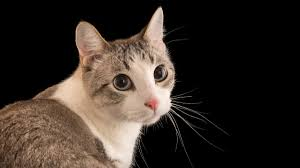
#> input picture data_set/Cat/download (1).jpeg, 300 x 168 px; its folder holds only this picture in this run
$ python sequential_process.py
#> lines starting #> are read from the running program, lines starting #| are printed output that depends on the picture
import os
import sys
import time
from PIL import Image, ImageDraw, ImageFont

INPUT_DIR = "data_set"
OUTPUT_DIR = "output_seq"
TARGET_SIZE = (128, 128)
WATERMARK_TEXT = "CortexNoob_X"
WATERMARK_OPACITY = 120
WATERMARK_MARGIN = 6
SUPPORTED_EXTS = {".jpg", ".jpeg", ".png", ".bmp", ".tiff", ".webp"}

def ensure_dir(path):
    if not os.path.exists(path):
        os.makedirs(path, exist_ok=True)

def add_watermark(image, text, opacity=120, margin=6):
    base = image.convert("RGBA")
    txt_layer = Image.new("RGBA", base.size, (255, 255, 255, 0))
    draw = ImageDraw.Draw(txt_layer)

    try:
        font = ImageFont.truetype("arial.ttf", 14)
    except:
        font = ImageFont.load_default()

    bbox = draw.textbbox((0, 0), text, font=font)
    text_width = bbox[2] - bbox[0]
    text_height = bbox[3] - bbox[1]
    x = base.width - text_width - margin
    y = base.height - text_height - margin

    draw.text((x, y), text, fill=(255, 255, 255, opacity), font=font)
    return Image.alpha_composite(base, txt_layer).convert("RGB")


def process_image(input_path, output_path):
    try:
        with Image.open(input_path) as img:
            img = img.convert("RGB").resize(TARGET_SIZE, Image.LANCZOS)
            img = add_watermark(img, WATERMARK_TEXT, opacity=WATERMARK_OPACITY, margin=WATERMARK_MARGIN)
            ext = os.path.splitext(output_path)[1].lower()
            if ext == ".png":
                img.save(output_path, format="PNG", quality=95)
            else:
                img.save(output_path, format="JPEG", quality=90)
    except Exception as e:
        print(f"[ERROR] {input_path}: {e}")

def main():
    if not os.path.isdir(INPUT_DIR):
        print(f"Directory '{INPUT_DIR}' not found.")
        sys.exit(1)

    ensure_dir(OUTPUT_DIR)
    tasks = []
    file_count = 0

    for root, _, files in os.walk(INPUT_DIR):
        rel_dir = os.path.relpath(root, INPUT_DIR)
        rel_dir = "" if rel_dir == "." else rel_dir
        for fname in files:
            ext = os.path.splitext(fname)[1].lower()
            if ext in SUPPORTED_EXTS:
                src = os.path.join(root, fname)
                dst_dir = os.path.join(OUTPUT_DIR, rel_dir)
                ensure_dir(dst_dir)
                dst = os.path.join(dst_dir, os.path.splitext(fname)[0] + ".jpg")
                tasks.append((src, dst))
                file_count += 1
#> pass 2 of the loop in main, `for root, _, files in os.walk(INPUT_DIR):`:

    if file_count == 0:
        print("No images found.")
        sys.exit(1)

    print(f"Found {file_count} images. Processing...")
    t0 = time.perf_counter()

    for src, dst in tasks:
        process_image(src, dst)
#> in process_image, img is the input picture: PIL image 300x168 RGB; mean R, G, B 54.9, 45.6, 38.7
#> in process_image, `img = img.convert("RGB").resize(TARGET_SIZE, Image.LANCZOS)`:
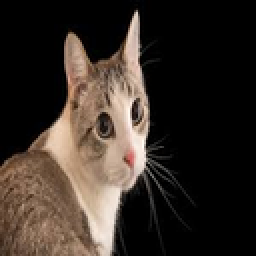
#> img: PIL image 128x128 RGB (shown 2 times larger); mean R, G, B 54.9, 45.6, 38.8
#> in add_watermark, `bbox = draw.textbbox((0, 0), text, font=font)`: bbox = (0, 2, 100, 16)
#> in add_watermark, `text_width = bbox[2] - bbox[0]`: text_width = 100
#> in add_watermark, `text_height = bbox[3] - bbox[1]`: text_height = 14
#> in add_watermark, `x = base.width - text_width - margin`: x = 22
#> in add_watermark, `y = base.height - text_height - margin`: y = 108
#> pass 2 of the loop in main, `for src, dst in tasks:`:
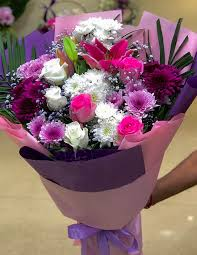
#> input picture data_set/Flowers/download (1).jpeg, 197 x 255 px
#> in process_image, img is the input picture: PIL image 197x255 RGB; mean R, G, B 137.9, 104, 108.8
#> in process_image (call 2), `img = img.convert("RGB").resize(TARGET_SIZE, Image.LANCZOS)`:
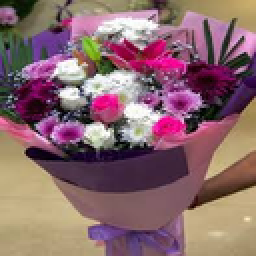
#> img: PIL image 128x128 RGB (shown 2 times larger); mean R, G, B 137.9, 104, 108.8

    print(f"Sequential Processing Time: {time.perf_counter() - t0:.2f} seconds")

if __name__ == "__main__":
    main()
